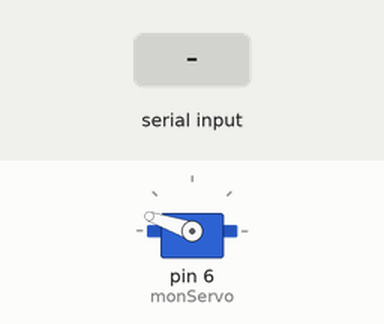
Recording of a sketch running on a simulated Arduino Uno, built with avr-gcc and run on an emulated ATmega328P. On the bench: servo. The inputs (shaded band) are chosen by the test bench. What the sketch prints to the serial monitor is not drawn.

Above: at 1.2 s.
1.3 s: "a" received over Serial
Timing chart, 0 to 4.3 s (numbered marks = the images above; inputs shaded):
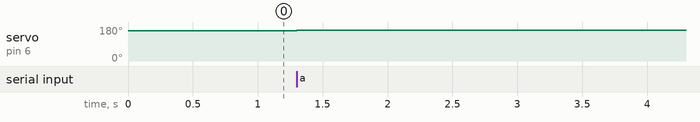

Measured:
- after the input at 1.3 s, servo on pin 6 (monServo): 161° → 162° at once

The sketch:

P7-Servo-calibration.ino
```cpp
// Croquis P7-Servo.ino

#include <Servo.h>  // Librairie pour l'utilisation de servomoteurs


int temps = 2200; //censé être à mi-chemin entre 1000 et 2000, un bon point de départ

Servo monServo;

void setup()
{
    Serial.begin(115200);
    Serial.println("Hello World");

    monServo.attach(6);
    //on démarre à une valeur censé être la moitié de
    //l'excursion totale de l'angle réalisé par le servomoteur
    monServo.writeMicroseconds(temps);
}

void loop(){
    //des données sur la liaison série ? (lorsque l'on appuie sur 'a' ou 'd')
    if(Serial.available())
    {
        char commande = Serial.read(); //on lit

        //on modifie la consigne si c'est un caractère qui nous intéresse
        if(commande == 'a')
            temps += 10;  //ajout de 10µs au temps HAUT
        else if(commande == 'd')
            temps -= 10;  //retrait de 10µs au temps HAUT

        //on modifie la consigne du servo
        monServo.writeMicroseconds(temps);

        //et on fait un retour sur la console pour savoir où on est rendu
        Serial.println(temps, DEC);
    }
}
```
